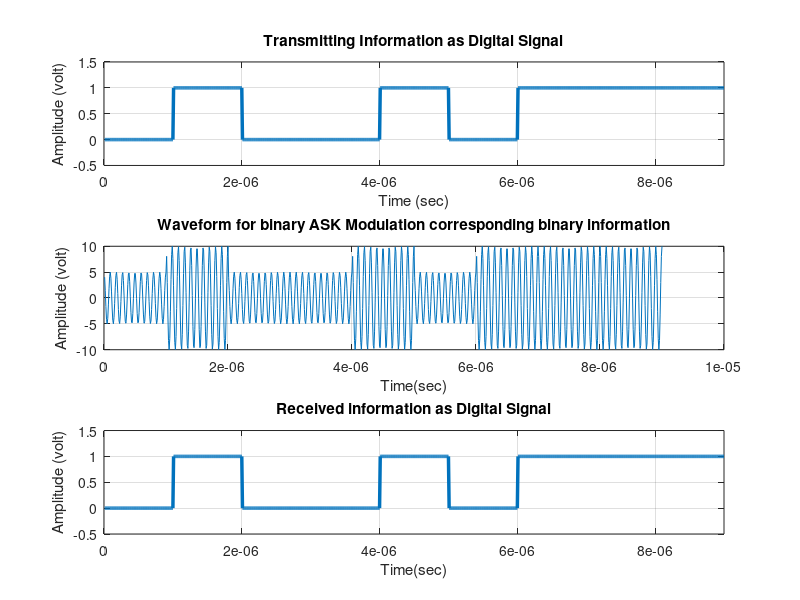

MATLAB code to generate this figure:
%Write a MATLAB program for Amplitude Shift Keying (ASK) Generation.
clc;
clear all;
close all;
x=[0 1 0 0 1 0 1 1 1];
bp=0.000001;
disp('Binary Information at transmitter');
disp(x);
%Representation of Transmitting binary information as digital signal
bit=[];
for n=1:1:length(x)
 if x(n)==1;
 se=ones(1,100);
 else
 x(n)==0;
 se=zeros(1,100);
 end
 bit=[bit se];
end
t1=bp/100:bp/100:100*length(x)*(bp/100);
subplot(3,1,1)
plot(t1,bit,'linewidth',2.5);
grid on;
axis([0 bp*length(x) -0.5 1.5]);
ylabel('Amplitude (volt)');
xlabel('Time (sec)');
title('Transmitting Information as Digital Signal');
%Binary ASK Modulation
A1=10;
A2=5;
br=1/bp;
f=br*10;
t2=bp/99:bp/99:bp;
ss=length(t2);
m=[];
for(i=1:1:length(x))
 if x(i)==1;
 y=A1*cos(2*pi*f*t2);
 else
 y=A2*cos(2*pi*f*t2);
 end
 m=[m y];
end
t3=bp/99:bp/99:bp*length(x);
subplot(3,1,2)
plot(t3,m);
grid on;
xlabel('Time(sec)');
ylabel('Amplitude (volt)');
title('Waveform for binary ASK Modulation corresponding binary information');
%Binary ASK Demodulation
mn=[];
for n=ss:ss:length(m)
 t=bp/99:bp/99:bp;
 y=cos(2*pi*f*t);
 mm=y.*m((n-(ss-1)):n);
 t4=bp/99:bp/99:bp;
 z=trapz(t4,mm);
 zz=round((2*z/bp));
 if(zz>7.5)
 a=1;
 else
 a=0;
 end
 mn=[mn a];
end
disp('Binary Information at Receiver');
disp(mn);
%Represntation of Binary data into Digital signal
bit=[];
for n=1:length(mn)
 if mn(n)==1;
 se=ones(1,100);
 else
 se=zeros(1,100);
 end
 bit=[bit se];
end
t4=bp/100:bp/100:100*length(mn)*(bp/100);
subplot(3,1,3)
plot(t4,bit,'linewidth',2.5);
grid on;
axis([0 bp*length(mn) -0.5 1.5]);
xlabel('Time(sec)');
ylabel('Amplitude (volt)');
title('Received information as Digital Signal');
